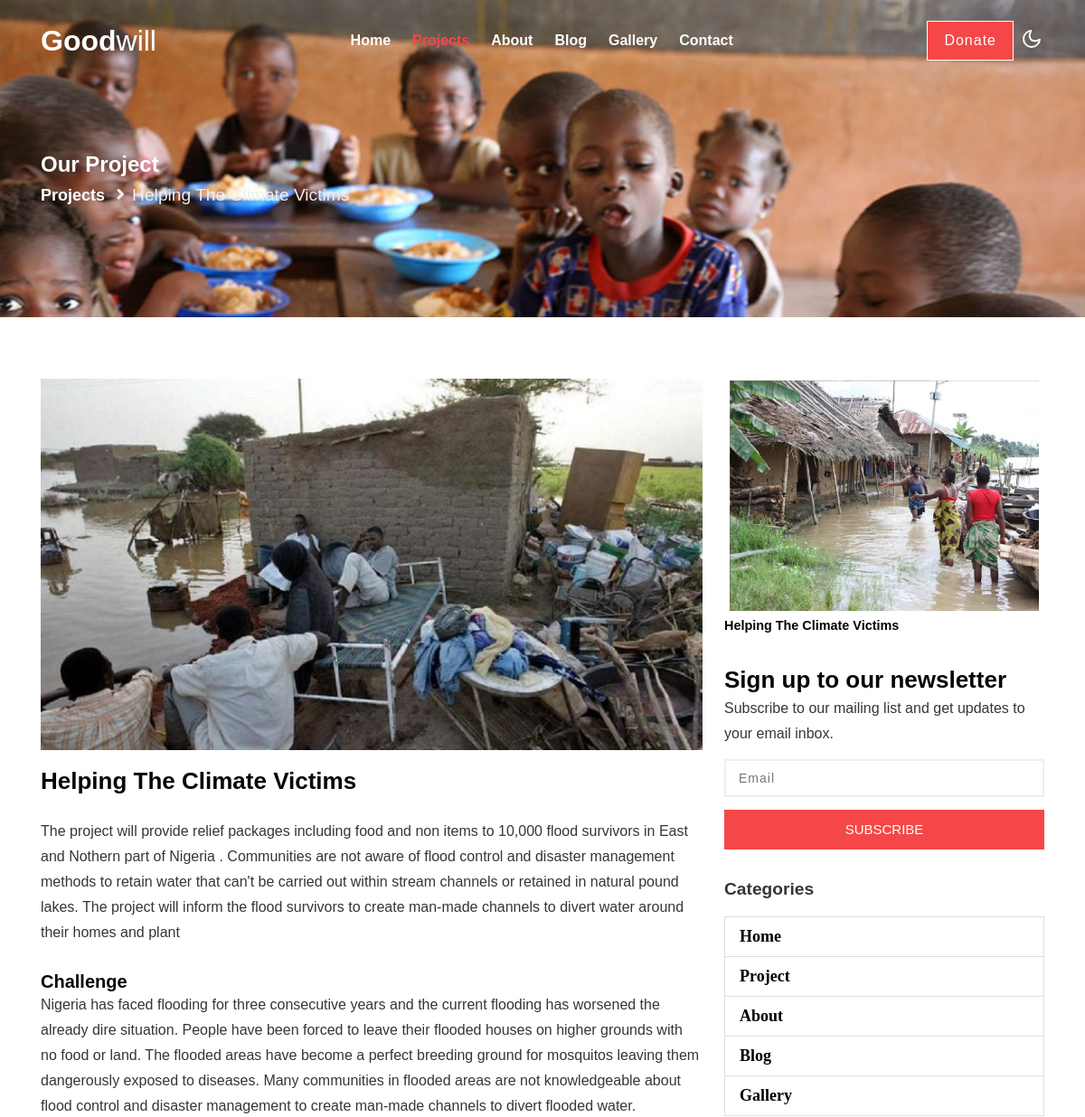
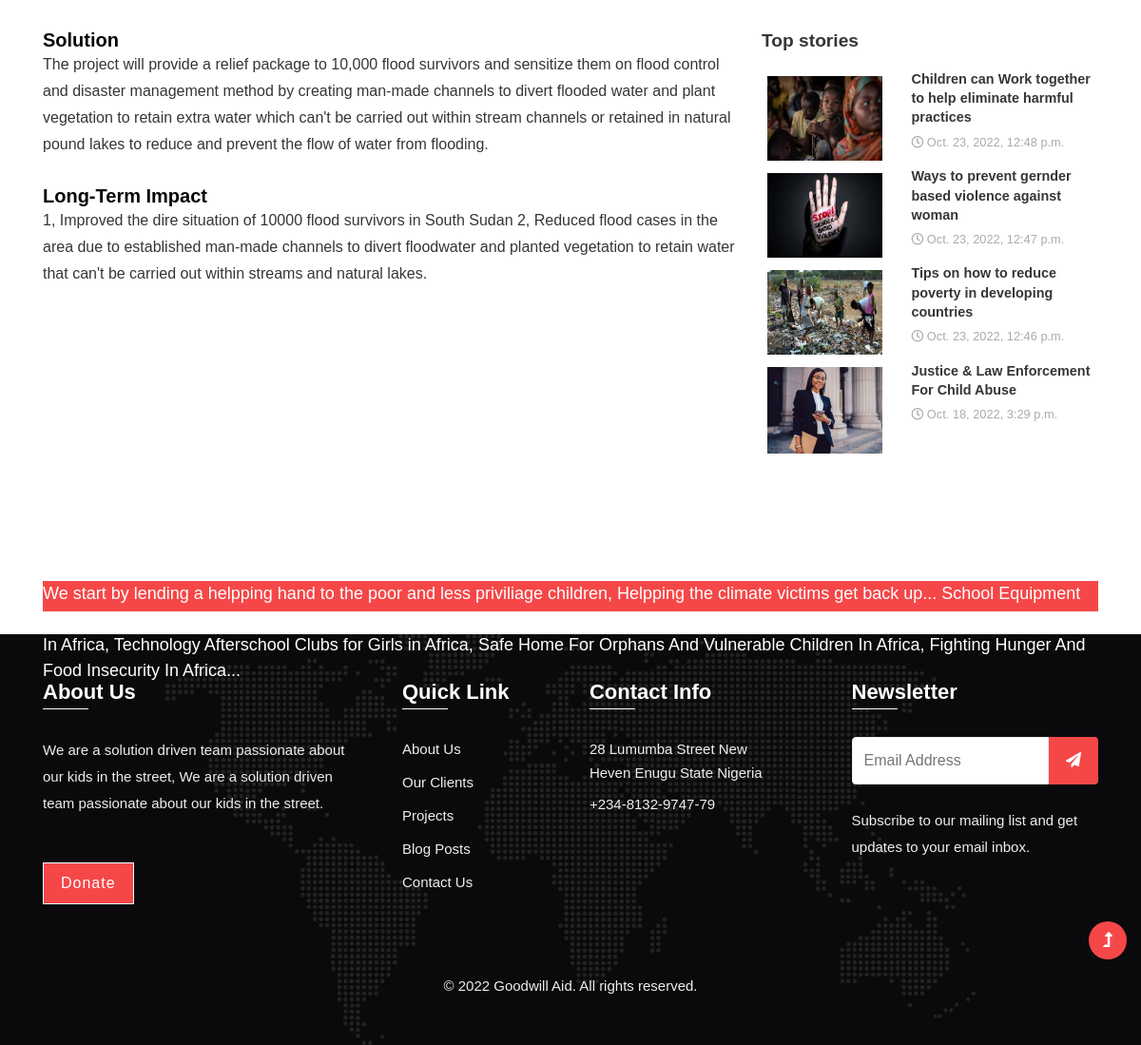
The app's page /project/helping-the-climate-victims/ with its own data (2 pictures, top to bottom).
### ngo/models.py (models this page shows, shortened)
class Service(models.Model):
    title = models.CharField(max_length=550)
    slug = models.SlugField(max_length=550,null=True,blank=True)
    published = models.BooleanField(default=True,null=True,blank=True)
    date_posted = models.DateTimeField(default=datetime.now, null=True,blank=True )
    serviceimg = models.ImageField(default='serviceimg.jpg')
    serviceimg_1 = models.ImageField(null=True,blank=True )
    body = RichTextField()

### blog/models.py (models this page shows, shortened)
class Blog(models.Model):
    title = models.CharField(max_length=550)
    slug = models.SlugField(max_length=550,null=True,blank=True)
    published = models.BooleanField(default=True,null=True,blank=True)
    date_posted = models.DateTimeField(default=datetime.now, null=True,blank=True )
    blogimg = models.ImageField(default='blogimg.jpg')
    blogimg_1 = models.ImageField(null=True,blank=True)
    body = RichTextField()

### ngo/views.py (the view)
# urls.py: path('project/<slug:slug_id>/',views.project,name='project'),
def project(request,slug_id):
    project = Service.objects.filter(slug=slug_id).first()
    blog = Blog.objects.order_by('-date_posted').filter(published=True)[:4]
    context = {
        'post': project,
        'blog': blog
    }
    return render(request,'ngo/project.html',context)

### templates/ngo/project.html (shortened to what this page needs)
{% extends "base.html" %}
{% load static %}
{% block content %}
 <section class="Project py-5">
    <div class="king-breadcrumb py-lg-5">
        <div class="container pt-4 pb-sm-4">
            <h4 class="inner-text-title font-weight-bold pt-sm-5 pt-4">Our Project</h4>
            <ul class="breadcrumbs-custom-path">
                <li><a style="font-size: larger;" href="{% url 'projects' %}">Projects</a></li>
                <li style="font-size: larger;" class="active"><i class="fas fa-angle-right mx-2"></i>{{ post.title}}</li>
            </ul>
        </div>
    </div>
</section>
<section style="margin-top: -6rem !important;" class="about-section py-5">
    <div class="container py-md-5 py-4">
        <div class="row mt-sm-5 mt-4">
            {% if post %}
                <div class="col-lg-8 mt-lg-0 mt-4 ">
                    {% if post.serviceimg %}
                    <img src="{{post.serviceimg_1.url}}" alt="Charity Foundation in Africa, Charity Foundation in Nigeria  Help the Poor, Save The Children In Africa" class="img-fluid radius-image py-3">
                    {% endif %}
                    <h3 class="title-style mb-4">{{ post.title}}</h3>
                    <p>{{post.body | safe}}</p>
                </div>
            {% endif %}
            <aside class="col-lg-4 mt-3 agileits-kings-right-blog-con text-right">
                <div class="right-blog-info text-left">
                    <div class="tech-btm">
                        <img src="{{post.serviceimg.url}}" class="img-fluid" alt="">
                        <h5  >{{ post.title}}</h5>
                    </div>
                    <div class="tech-btm">
                        <h3 class="title-style">Sign up to our newsletter</h3>
                        <p>Subscribe to our mailing list and get updates to your email inbox.</p>
                        <form action="#" method="post">
                            <input type="email" placeholder="Email" required="">
                            <input style="background: var(--primary-color);" type="submit" value="Subscribe">
                        </form>
                    </div>
                    <div style="font-weight: bold; font-family: 'Courier New', Courier, monospace;" class="tech-btm">
                        <h4>Categories</h4>
                        <ul class="service-list">
                            <li class="list-group-item service-link d-flex justify-content-between align-items-center">
                              <a style="color: var(--font-color)!important; color: black!important; font-family: 'Nunito'; font-size: large;"   href="{% url 'index' %}">Home</a>
                            </li>
                            <li class="list-group-item service-link d-flex justify-content-between align-items-center">
                                <a style="color: var(--font-color)!important; color: black!important; font-family: 'Nunito'; font-size: large;" href="{% url 'projects' %}">Project</a>
                              </li>
                            <li class="list-group-item service-link d-flex justify-content-between align-items-center">
                                <a style="color: var(--font-color)!important; color: black!important; font-family: 'Nunito'; font-size: large;"  href="{% url 'about' %}">About</a>
                            </li>
                            <li class="list-group-item service-link d-flex justify-content-between align-items-center">
                                <a style="color: var(--font-color)!important; color: black!important; font-family: 'Nunito'; font-size: large; " href="{% url 'blog' %}">Blog</a>
                            </li>
                            <li class="list-group-item service-link d-flex justify-content-between align-items-center">
                                <a style="color: var(--font-color)!important; color: black!important; font-family: 'Nunito'; font-size: large; "  href="{% url 'gallery' %}">Gallery</a>
                            </li>
                          </ul>
                    </div>
                    <div class="tech-btm">
                        <h4>Top stories </h4>
                        <div class="blog-grids row mb-3">
                            {% if blog %}
                            {% for item in blog %}
                            <div class="col-md-5 blog-grid-left">
                                <a href="{% url 'blog' item.slug %}">
                                    <img style="border: none;" src="{{item.blogimg.url}}" class="img-fluid" alt="">
                                </a>
                            </div>
                            <div class="col-md-7 blog-grid-right">
                                <h5>
                                    <a href="{% url 'blog' item.slug %}">{{item.title}}</a>
                                </h5>
                                <div class="sub-meta">
                                    <span>
                                        <i class="far fa-clock"></i> {{ item.date_posted }}</span>
                                </div>
                            </div>
                            {% endfor %}
                            {% endif %}
                        </div>
                    </div>
                </div>
            </aside>
        </div>
    </div>
</section>
<div class="container">
    <div class="row">
        <div class="col-md-12">
            <marquee style="background-color: var(--primary-color);  color: white; height: 2rem; font-size: large; font-weight: 500;" behavior="" direction="left">We start by lending a helpping hand to the poor and less priviliage children,   Helpping the climate victims get back up...  School Equipment for 400,000 Kids in Africa,  Provide Access to Clean Water,  Hope For Disabled People,  Sustain A School For 200,000 Children In Rural Area In Africa, Technology Afterschool Clubs for Girls in Africa,  Safe Home For Orphans And Vulnerable Children In Africa,  Fighting Hunger And Food Insecurity In Africa...</marquee>
        </div>
    </div>
</div>
<br>
{% endblock content %}

### records on screen
Service: title "Helping The Climate Victims", serviceimg_1 (picture), body "The project will provide relief packages including food and non items to 10,000 flood survivors in East and Nothern part of Nigeria . Communities are not aware of flood control and disaster management methods to retain water that can't be carried out within stream channels or retained in natural pound lakes. The project will inform the flood survivors to create man-made channels to divert water around their homes and plant Challenge Nigeria has faced flooding for three consecutive years and the current flooding has worsened the already dire situation. People have been forced to leave their flooded houses on higher grounds with no food or land. The flooded areas have become a perfect…", serviceimg (picture)
Blog: blogimg (picture), title "Children can Work together to help eliminate harmful practices", date_posted "Oct. 23, 2022, 12:48 p.m."
Blog: blogimg (picture), title "Ways to prevent gernder based violence against woman", date_posted "Oct. 23, 2022, 12:47 p.m."
Blog: blogimg (picture), title "Tips on how to reduce poverty in developing countries", date_posted "Oct. 23, 2022, 12:46 p.m."
Blog: blogimg (picture), title "Justice & Law Enforcement For Child Abuse", date_posted "Oct. 18, 2022, 3:29 p.m."
